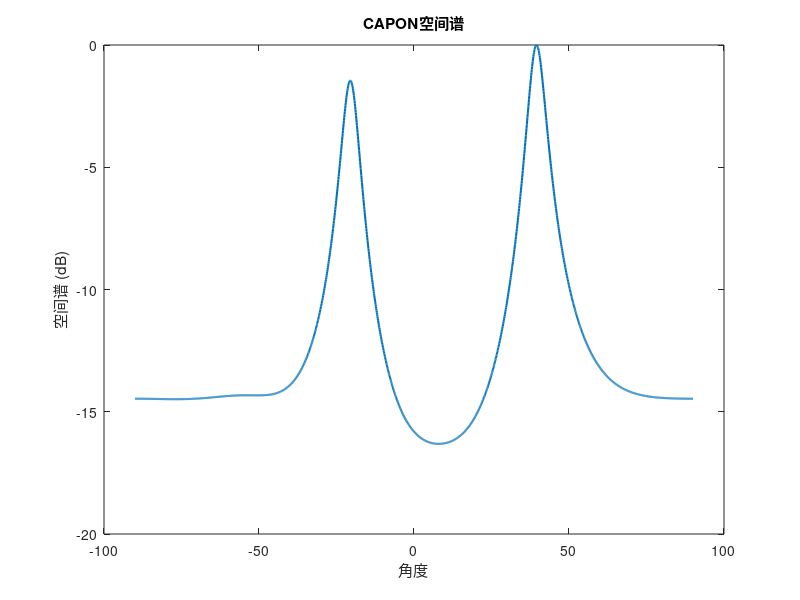

Write MATLAB code to recreate this figure. (Note: this script raises an error after producing the figure.)
clear all; 
clc;

% 参数设置
p = 2;                  % 信源数目
M = 5;                  % 阵元数目
fc = 1e9;               % 载波频率 (Hz)
DOA_true = [-20, 40];   % 真实DOA角度 (度)
fs = 4 * fc;            % 采样频率 (Hz)
N = 64;                 % 快拍数
snr = 10;               % 信噪比 (dB)
c = 3e8;                % 光速 (m/s)
d = 0.15;               % 阵元间距 (m)
lambda = c / fc;        % 波长 (m)

% 生成接收信号
A = exp(-1j * 2 * pi * d * (0:M-1)' * sind(DOA_true) / lambda);
S = sqrt(2)*(randn(p, N) + 1j*randn(p, N));
X = awgn(A * S, snr, 'measured');

R=X*X'/N;
[U, D] = eig(R);  
eig_values = sort(diag(D), 'descend');
Un = U(:, 1:M-p); 

theta_scan = -90:0.1:90;
%% Capon算法
R_inv = inv(R);
P_capon = zeros(size(theta_scan));
for i = 1:length(theta_scan)
  a = exp(-1j * 2 * pi * d * (0:M-1)' * sind(theta_scan(i)) / lambda);
  P_capon(i) = 1 / real(a' * R_inv * a);
end

P_capon = abs(P_capon);
P_capon = 10 * log10(P_capon / max(P_capon)); 

plot(theta_scan, P_capon, 'LineWidth', 1.5, 'DisplayName', 'CAPON');
xlabel('角度');
ylabel('空间谱 (dB)');
title('CAPON空间谱');
xline(-20, 'k--', 'LineWidth', 1.5, 'HandleVisibility', 'off');  % 在 x=0 处画黑色虚线
xline(40, 'k--', 'LineWidth', 1.5, 'HandleVisibility', 'off');  % 在 x=0 处画黑色虚线
grid on;
hold on;
legend;